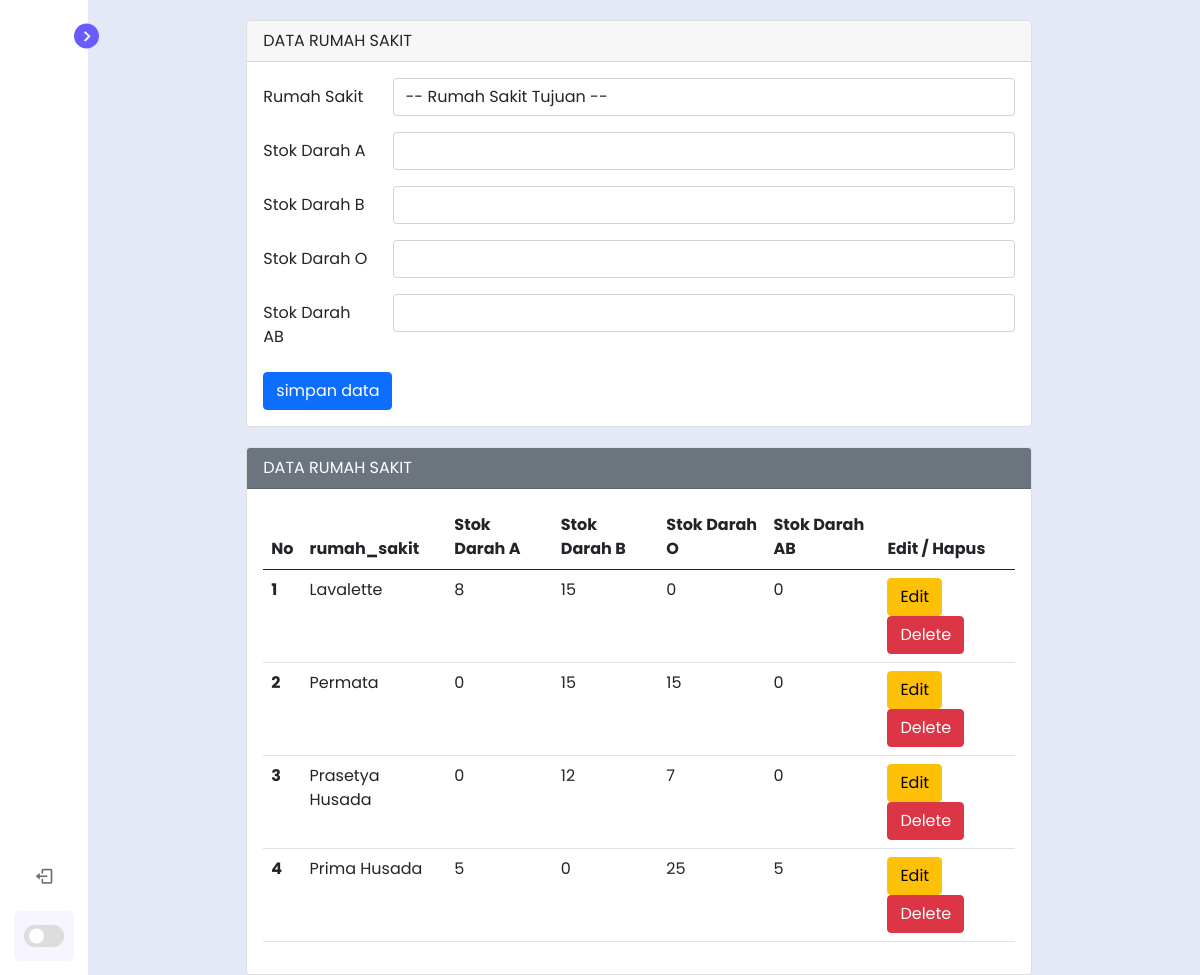
Page /backend/tabel/rumah_sakit.php on the committed database.
### tables this page shows
CREATE TABLE `rumah_sakit` (
  `rumah_sakit` varchar(20) NOT NULL,
  `darah_a` int(11) NOT NULL,
  `darah_b` int(11) NOT NULL,
  `darah_ab` int(11) NOT NULL,
  `darah_o` int(11) NOT NULL
);

### backend/tabel/rumah_sakit.php (the view, shortened to what this page needs)
<?php
$host       = "localhost";
$user       = "root";
$pass       = "";
$db         = "donor";
$koneksi    = mysqli_connect($host, $user, $pass, $db);
$darah_a        = "";
$darah_b        = "";
$darah_o        = "";
$darah_ab       = "";
?>
<!DOCTYPE html>
<html lang="en">
<head>
    <link href='https://unpkg.com/boxicons@2.1.1/css/boxicons.min.css' rel='stylesheet'>
    <link href="https://cdn.jsdelivr.net/npm/bootstrap@5.0.2/dist/css/bootstrap.min.css" rel="stylesheet">
    <link rel="stylesheet" href="../assets/css/style.css">
</head>
<body>
    <nav class="sidebar close">
        <header>
            <div class="image-text">
            </div>
            <i class='bx bx-chevron-right toggle'></i>
        </header>
        <div class="menu-bar">
            <div class="menu">
                <ul class="menu-links">
                    <li class="nav-link">
                        <a href="pendonor.php">
                            <i class='bx bx-home-alt icon' ></i>
                        </a>
                    </li>
                </ul>
                <ul class="menu-links">
                    <li class="nav-link">
                        <a href="dokter.php">
                            <i class='bx bx-home-alt icon' ></i>
                        </a>
                    </li>
                </ul>
                <ul class="menu-links">
                    <li class="nav-link">
                        <a href="posko_donor.php">
                            <i class='bx bx-home-alt icon' ></i>
                        </a>
                    </li>
                </ul>
                <ul class="menu-links">
                    <li class="nav-link">
                        <a href="riwayat_darah_masuk.php">
                            <i class='bx bx-home-alt icon' ></i>
                        </a>
                    </li>
                </ul>
                <ul class="menu-links">
                    <li class="nav-link">
                        <a href="rumah_sakit.php">
                            <i class='bx bx-home-alt icon' ></i>
                        </a>
                    </li>
                </ul>
                <ul class="menu-links">
                    <li class="nav-link">
                        <a href="riwayat_darah_keluar.php">
                            <i class='bx bx-home-alt icon' ></i>
                        </a>
                    </li>
                </ul>
                <ul class="menu-links">
                    <li class="nav-link">
                        <a href="penerima.php">
                            <i class='bx bx-home-alt icon' ></i>
                        </a>
                    </li>
                </ul>
            </div>
            <div class="bottom-content">
                <li class="">
                    <a href="../login/login.html">
                        <i class='bx bx-log-out icon' ></i>
                    </a>
                </li>
                <li class="mode">
                    <div class="toggle-switch">
                        <span class="switch"></span>
                    </div>
                </li>
            </div>
        </div>
    </nav>
    <section class="home">
        <div class = "mx-auto">
            <div class = "card">
                <div class = "card-header">
                    DATA RUMAH SAKIT
                </div>
                <div class = "card-body">
                    <form action="" method="POST">
                        <div class="mb-3 row">
                            <label for="rumah_sakit" class="col-sm-2 col-form-label">Rumah Sakit</label>
                            <div class="col-sm-10">
                                <select class="form-control" name="rumah_sakit" id="rumah_sakit">
                                    <option value="">-- Rumah Sakit Tujuan --</option>
                                </select>
                            </div>
                        </div>
                        <div class="mb-3 row">
                            <label for="darah_a" class="col-sm-2 col-form-label">Stok Darah A</label>
                            <div class="col-sm-10">
                                <input type="text" class="form-control" id="darah_a" name="darah_a" value="<?php echo $darah_a ?>">
                            </div>
                        </div>
                        <div class="mb-3 row">
                            <label for="darah_b" class="col-sm-2 col-form-label">Stok Darah B</label>
                            <div class="col-sm-10">
                                <input type="text" class="form-control" id="darah_b" name="darah_b" value="<?php echo $darah_b ?>">
                            </div>
                        </div>
                        <div class="mb-3 row">
                            <label for="darah_o" class="col-sm-2 col-form-label">Stok Darah O</label>
                            <div class="col-sm-10">
                                <input type="text" class="form-control" id="darah_o" name="darah_o" value="<?php echo $darah_o ?>">
                            </div>
                        </div>
                        <div class="mb-3 row">
                            <label for="darah_ab" class="col-sm-2 col-form-label">Stok Darah AB</label>
                            <div class="col-sm-10">
                                <input type="text" class="form-control" id="darah_ab" name="darah_ab" value="<?php echo $darah_ab ?>">
                            </div>
                        </div>
                        <div class="col-12">
                            <input type="submit" name="simpan" value="simpan data" class="btn btn-primary">
                        </div>
                    </form>
                </div>
            </div>
            <div class = "card">
                <div class = "card-header text-white bg-secondary">
                    DATA RUMAH SAKIT
                </div>
                <div class = "card-body">
                    <form action="" method="POST">
                        <table class="table">
                            <thead>
                                <tr>
                                    <th scope="col">No</th>
                                    <th scope="col">rumah_sakit</th>
                                    <th scope="col">Stok Darah A</th>
                                    <th scope="col">Stok Darah B</th>
                                    <th scope="col">Stok Darah O</th>
                                    <th scope="col">Stok Darah AB</th>
                                    <th scope="col">Edit / Hapus</th>
                                </tr>
                            </thead>
                            <tbody>
                                    <?php
                                    $sql2   = "select * from rumah_sakit order by rumah_sakit asc";
                                    $q2     = mysqli_query($koneksi, $sql2);
                                    $urut   = 1;
                                    while ($r2 = mysqli_fetch_array($q2)) {
                                        $rumah_sakit    = $r2['rumah_sakit'];
                                        $darah_a        = $r2['darah_a'];
                                        $darah_b        = $r2['darah_b'];
                                        $darah_o        = $r2['darah_o'];
                                        $darah_ab        = $r2['darah_ab'];
                                    ?>
                                    <tr>
                                        <th scope="row"><?php echo $urut++ ?></th>
                                        <td scope="row"><?php echo $rumah_sakit ?></td>
                                        <td scope="row"><?php echo $darah_a ?></td>
                                        <td scope="row"><?php echo $darah_b ?></td>
                                        <td scope="row"><?php echo $darah_o ?></td>
                                        <td scope="row"><?php echo $darah_ab ?></td>
                                        <td scope="row">
                                            <a href="rumah_sakit.php?op=edit&id=<?php echo $id ?>"><button type="button" class="btn btn-warning">Edit</button></a>
                                            <a href="rumah_sakit.php?op=delete&id=<?php echo $id?>" onclick="return confirm('Hapus Data ?')"><button type="button" class="btn btn-danger">Delete</button></a>
                                        </td>
                                    </tr>
                                    <?php
                                    }
                                    ?>
                            </tbody>
                        </table>
                    </form>
                </div>
            </div>
        </div>
    </section>
</body>
</html>

### backend/assets/css/style.css (style rules this page uses)
* { margin: 0; padding: 0; box-sizing: border-box; font-family: 'Poppins', sans-serif; }
:root { --body-color: #E4E9F7; --sidebar-color: #FFF; --primary-color: #695CFE; --primary-color-light: #F6F5FF; --toggle-color: #DDD; --text-color: #707070; --tran-03: all 0.2s ease; --tran-03: all 0.3s ease; --tran-04: all 0.3s ease; --tran-05: all 0.3s ease; }
body { min-height: 100vh; background-color: var(--body-color); transition: var(--tran-05); }
.sidebar { position: fixed; top: 0; left: 0; height: 100%; width: 300px; padding: 10px 14px; background: var(--sidebar-color); transition: var(--tran-05); z-index: 100; }
.sidebar.close { width: 88px; }
.sidebar li { height: 50px; list-style: none; display: flex; align-items: center; margin-top: 10px; }
.sidebar header .image, .sidebar .icon { min-width: 60px; border-radius: 6px; }
.sidebar .icon { min-width: 60px; border-radius: 6px; height: 100%; display: flex; align-items: center; justify-content: center; font-size: 20px; }
.sidebar .text, .sidebar .icon { color: var(--text-color); transition: var(--tran-03); }
.sidebar header { position: relative; }
.sidebar header .image-text { display: flex; align-items: center; }
.sidebar header .toggle { position: absolute; top: 50%; right: -25px; transform: translateY(-50%) rotate(180deg); height: 25px; width: 25px; background-color: var(--primary-color); color: var(--sidebar-color); border-radius: 50%; display: flex; align-items: center; justify-content: center; font-size: 22px; cursor: pointer; transition: var(--tran-05); }
.sidebar.close .toggle { transform: translateY(-50%) rotate(0deg); }
.sidebar .menu { margin-top: 40px; }
.sidebar li a { list-style: none; height: 100%; background-color: transparent; display: flex; align-items: center; height: 100%; width: 100%; border-radius: 6px; text-decoration: none; transition: var(--tran-03); }
.sidebar .menu-bar { height: calc(100% - 55px); display: flex; flex-direction: column; justify-content: space-between; overflow-y: scroll; }
.sidebar .menu-bar .mode { border-radius: 6px; background-color: var(--primary-color-light); position: relative; transition: var(--tran-05); }
.menu-bar .bottom-content .toggle-switch { position: absolute; right: 0; height: 100%; min-width: 60px; display: flex; align-items: center; justify-content: center; border-radius: 6px; cursor: pointer; }
.toggle-switch .switch { position: relative; height: 22px; width: 40px; border-radius: 25px; background-color: var(--toggle-color); transition: var(--tran-05); }
.switch::before { content: ''; position: absolute; height: 15px; width: 15px; border-radius: 50%; top: 50%; left: 5px; transform: translateY(-50%); background-color: var(--sidebar-color); transition: var(--tran-04); }
.home { position: absolute; top: 0; top: 0; left: 250px; height: 100vh; width: calc(100% - 250px); background-color: var(--body-color); transition: var(--tran-05); }
.sidebar.close ~ .home { left: 78px; height: 100vh; width: calc(100% - 78px); }

### backend/tabel/rumah_sakit.php (style rules this page uses)
.mx-auto { width: 70%; }
.card { margin-top: 20px; margin-bottom: 20px; }

### rows in the picture
rumah_sakit: rumah_sakit "Lavalette", darah_a "8", darah_b "15", darah_o "0", darah_ab "0"
rumah_sakit: rumah_sakit "Permata", darah_a "0", darah_b "15", darah_o "15", darah_ab "0"
rumah_sakit: rumah_sakit "Prasetya Husada", darah_a "0", darah_b "12", darah_o "7", darah_ab "0"
rumah_sakit: rumah_sakit "Prima Husada", darah_a "5", darah_b "0", darah_o "25", darah_ab "5"
